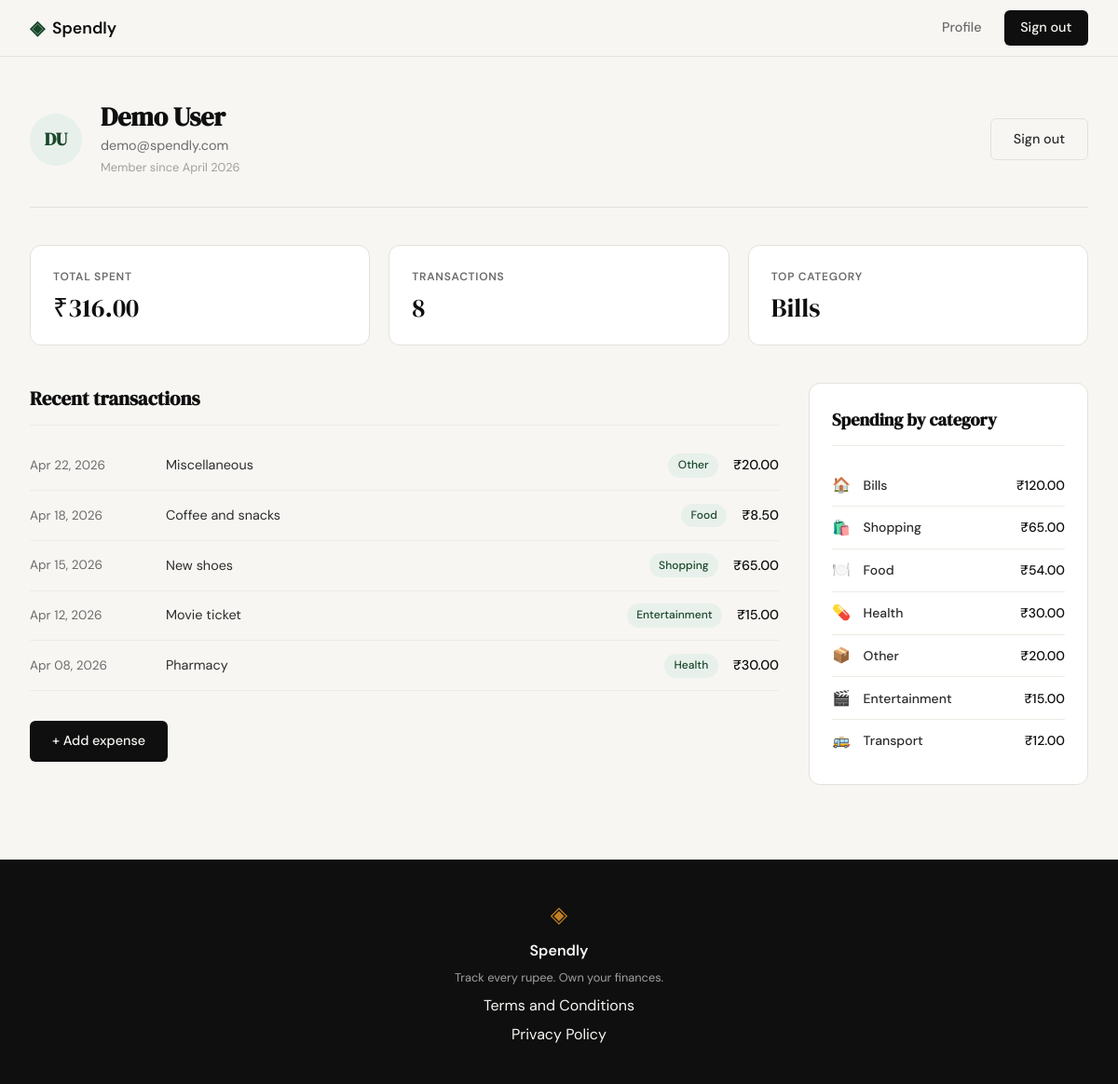
Screenshot of /profile (signed in) with the database file from the repository.
### tables this page shows
CREATE TABLE users (
            id            INTEGER PRIMARY KEY AUTOINCREMENT,
            name          TEXT    NOT NULL,
            email         TEXT    NOT NULL UNIQUE,
            password_hash TEXT    NOT NULL,
            created_at    TEXT    DEFAULT (datetime('now'))
        );

CREATE TABLE expenses (
            id          INTEGER PRIMARY KEY AUTOINCREMENT,
            user_id     INTEGER NOT NULL REFERENCES users(id),
            amount      REAL    NOT NULL,
            category    TEXT    NOT NULL,
            date        TEXT    NOT NULL,
            description TEXT,
            created_at  TEXT    DEFAULT (datetime('now'))
        );

### app.py (the view)
@app.route("/profile")
@login_required
def profile():
    db = get_db()
    uid = session["user_id"]
    row = db.execute(
        "SELECT name, email, created_at FROM users WHERE id = ?", (uid,)
    ).fetchone()
    words = row["name"].split()
    initials = (words[0][0] + (words[-1][0] if len(words) > 1 else "")).upper()
    member_since = datetime.strptime(row["created_at"][:10], "%Y-%m-%d").strftime("%B %Y")
    user = {
        "name": row["name"],
        "email": row["email"],
        "initials": initials,
        "member_since": member_since,
    }
    agg = db.execute(
        "SELECT COALESCE(SUM(amount), 0) AS total, COUNT(*) AS cnt "
        "FROM expenses WHERE user_id = ?", (uid,)
    ).fetchone()
    top = db.execute(
        "SELECT category FROM expenses WHERE user_id = ? "
        "GROUP BY category ORDER BY SUM(amount) DESC LIMIT 1", (uid,)
    ).fetchone()
    stats = {
        "total_spent": f"₹{agg['total']:.2f}",
        "transaction_count": agg["cnt"],
        "top_category": top["category"] if top else "—",
    }
    rows = db.execute(
        "SELECT date, description, category, amount FROM expenses "
        "WHERE user_id = ? ORDER BY date DESC LIMIT 5", (uid,)
    ).fetchall()
    transactions = [
        {
            "date": datetime.strptime(r["date"], "%Y-%m-%d").strftime("%b %d, %Y"),
            "description": r["description"] or "",
            "category": r["category"],
            "amount": f"₹{r['amount']:.2f}",
        }
        for r in rows
    ]
    cat_rows = db.execute(
        "SELECT category, SUM(amount) AS total FROM expenses "
        "WHERE user_id = ? GROUP BY category ORDER BY total DESC", (uid,)
    ).fetchall()
    categories = [
        {
            "name": c["category"],
            "total": f"₹{c['total']:.2f}",
            "icon": CATEGORY_ICONS.get(c["category"], "📦"),
        }
        for c in cat_rows
    ]
    db.close()
    return render_template("profile.html",
                           user=user,
                           stats=stats,
                           transactions=transactions,
                           categories=categories)

### app.py (called while the page is built)
def login_required(f):
    @wraps(f)
    def decorated_function(*args, **kwargs):
        if 'user_id' not in session:
            return redirect(url_for('login'))
        return f(*args, **kwargs)
    return decorated_function

### database/db.py (called while the page is built)
def get_db():
    conn = sqlite3.connect(DB_PATH)
    conn.row_factory = sqlite3.Row
    conn.execute("PRAGMA foreign_keys = ON")
    return conn

### templates/profile.html (shortened to what this page needs)
{% extends "base.html" %}
{% block content %}
<section class="profile-page">
    <div class="profile-inner">
        <div class="profile-header">
            <div class="profile-user">
                <div class="profile-avatar">{{ user.initials }}</div>
                <div>
                    <h1 class="profile-name">{{ user.name }}</h1>
                    <p class="profile-email">{{ user.email }}</p>
                    <p class="profile-member">Member since {{ user.member_since }}</p>
                </div>
            </div>
            <a href="{{ url_for('logout') }}" class="btn-ghost">Sign out</a>
        </div>
        <div class="profile-stats">
            <div class="stat-card">
                <p class="stat-label">Total spent</p>
                <p class="stat-value">{{ stats.total_spent }}</p>
            </div>
            <div class="stat-card">
                <p class="stat-label">Transactions</p>
                <p class="stat-value">{{ stats.transaction_count }}</p>
            </div>
            <div class="stat-card">
                <p class="stat-label">Top category</p>
                <p class="stat-value">{{ stats.top_category }}</p>
            </div>
        </div>
        <div class="profile-content">
            <div class="profile-main">
                <div class="profile-section">
                    <h2 class="section-title">Recent transactions</h2>
                    <ul class="transaction-list">
                        {% for tx in transactions %}
                        <li class="transaction-row">
                            <span class="tx-date">{{ tx.date }}</span>
                            <span class="tx-desc">{{ tx.description }}</span>
                            <span class="cat-badge cat-{{ tx.category | lower }}">{{ tx.category }}</span>
                            <span class="tx-amount">{{ tx.amount }}</span>
                        </li>
                        {% endfor %}
                    </ul>
                </div>
                <div class="profile-cta">
                    <a href="{{ url_for('add_expense') }}" class="btn-primary">+ Add expense</a>
                </div>
            </div>
            <aside class="profile-sidebar">
                <div class="category-box">
                    <h2 class="category-box-title">Spending by category</h2>
                    <ul class="category-list">
                        {% for cat in categories %}
                        <li class="category-item">
                            <span class="category-icon">{{ cat.icon }}</span>
                            <span class="category-name">{{ cat.name }}</span>
                            <span class="category-total">{{ cat.total }}</span>
                        </li>
                        {% endfor %}
                    </ul>
                </div>
            </aside>
        </div>
    </div>
</section>
{% endblock %}

### templates/base.html (shortened to what this page needs)
<!DOCTYPE html>
<html lang="en">
<head>
    <link rel="stylesheet" href="{{ url_for('static', filename='css/style.css') }}">
</head>
<body>
    <nav class="navbar">
        <div class="nav-inner">
            <a href="{{ url_for('landing') }}" class="nav-brand">
                <span class="brand-icon">◈</span>
                <span class="brand-name">Spendly</span>
            </a>
            <div class="nav-links">
                {% if session.get('user_id') %}
                    <a href="{{ url_for('profile') }}">Profile</a>
                    <a href="{{ url_for('logout') }}" class="nav-cta">Sign out</a>
                {% else %}
                    <a href="{{ url_for('login') }}">Sign in</a>
                    <a href="{{ url_for('register') }}" class="nav-cta">Get started</a>
                {% endif %}
            </div>
        </div>
    </nav>
    <main class="main-content">
        {% block content %}{% endblock %}
    </main>
    <footer class="footer">
        <div class="footer-inner">
            <span class="brand-icon">◈</span>
            <span class="footer-name">Spendly</span>
            <p class="footer-copy">Track every rupee. Own your finances.</p>
            <a href="/terms">Terms and Conditions</a>
            <a href="/privacy">Privacy Policy</a>
        </div>
    </footer>
</body>
</html>

### rows the page displays
users: name "Demo User", email "demo@spendly.com"
expenses: top_category "Bills", icon "🏠", name "Bills", total "₹120.00"
expenses: date "Apr 22, 2026", description "Miscellaneous", category "Other", amount "₹20.00"
expenses: date "Apr 18, 2026", description "Coffee and snacks", category "Food", amount "₹8.50"
expenses: date "Apr 15, 2026", description "New shoes", category "Shopping", amount "₹65.00"
expenses: date "Apr 12, 2026", description "Movie ticket", category "Entertainment", amount "₹15.00"
expenses: date "Apr 08, 2026", description "Pharmacy", category "Health", amount "₹30.00"
expenses: icon "🚌", name "Transport", total "₹12.00"

### other values shown
{{ user.initials }} "DU"
{{ user.member_since }} "April 2026"
{{ stats.total_spent }} "₹316.00"
{{ stats.transaction_count }} "8"
{{ cat.icon }} "🛍️" "🍽️" "💊" "📦" "🎬"
{{ cat.name }} "Shopping" "Food" "Health" "Other" "Entertainment"
{{ cat.total }} "₹65.00" "₹54.00" "₹30.00" "₹20.00" "₹15.00"
